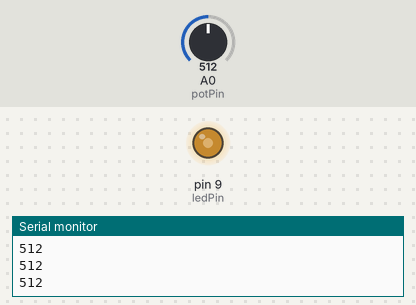
Bench run of a sketch on a simulated Arduino Uno, built with avr-gcc and run on an emulated ATmega328P. Shown: output pins drawn as LEDs (lit = HIGH), the last lines printed to the serial monitor. The test bench sets the inputs (shaded band); at power-on: A0 (potPin) = 512.

Above: at 1.2 s.
1.3 s: A0 (potPin) set to 716
At 1.7 s:
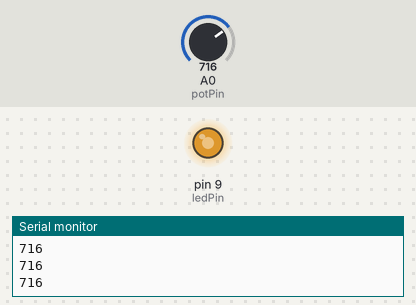
2.8 s: A0 (potPin) set to 900
At 4.0 s:
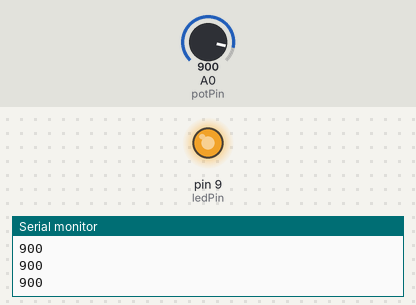
4.3 s: A0 (potPin) set to 122
At 5.2 s:
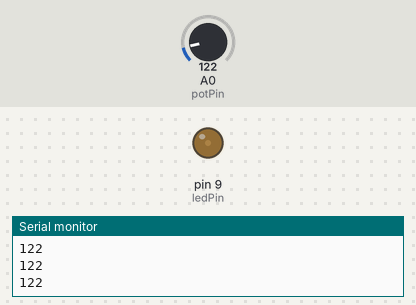
5.8 s: A0 (potPin) set to 0
At 6.3 s:
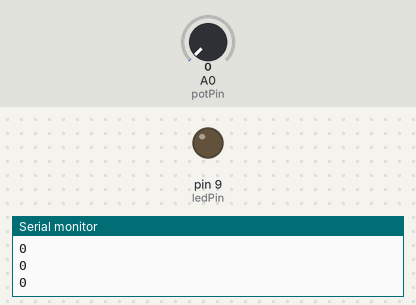
7.3 s: A0 (potPin) set to 511
At 8.6 s:
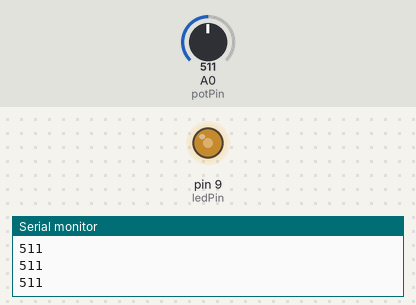
Timing chart, 0 to 9.8 s (numbered marks = the images above; inputs shaded):
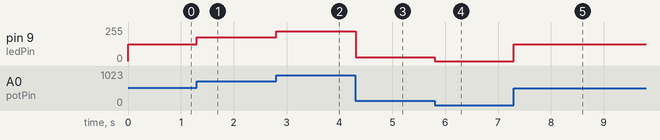

Measured:
- after the input at 1.3 s, pin 9 (ledPin): 127/255 → 178/255 at once
- after the input at 2.8 s, pin 9 (ledPin): 178/255 → 224/255 at once
- after the input at 4.3 s, pin 9 (ledPin): 224/255 → 30/255 at once
- after the input at 5.8 s, pin 9 (ledPin): 30/255 → 0/255 at once
- after the input at 7.3 s, pin 9 (ledPin): 0/255 → 127/255 at once

The sketch:

13.Potentiometer_Led.ino
```cpp
int potPin = A0;
int ledPin = 9;

void setup() {
  pinMode(potPin, INPUT);
  pinMode(ledPin, OUTPUT);
  Serial.begin(9600);
}

void loop() {
  int sensorValue = analogRead(potPin);
  Serial.println(sensorValue);

  // analogWrite(ledPin, sensorValue / 4);

  int mapValue = map(sensorValue, 0, 1023, 0, 255);
  analogWrite(ledPin, mapValue);

  delay(10);
}
```
